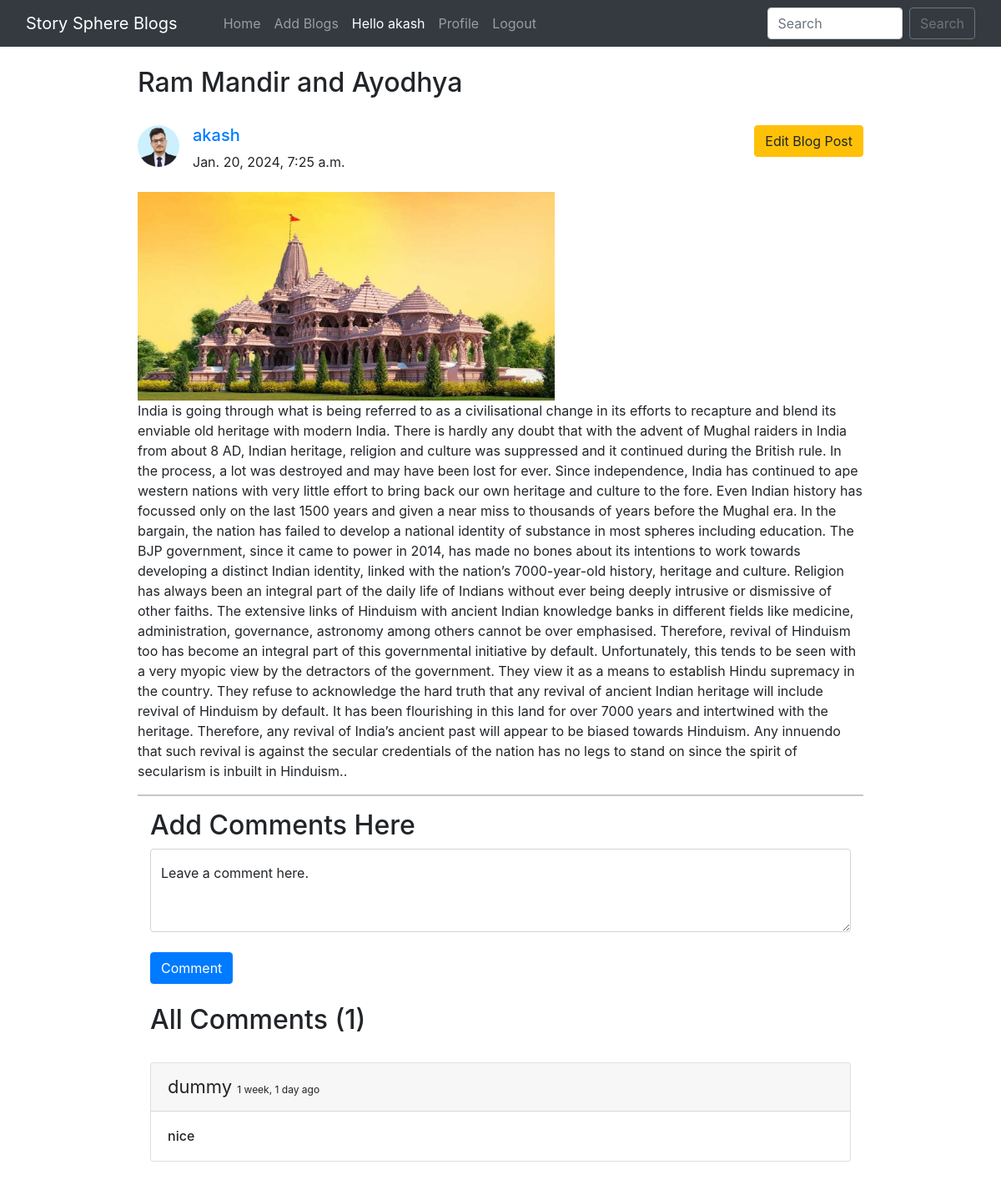
Page /blog/rammandir/ (signed in) on the committed database.
### home/models.py (models this page shows, shortened)
class BlogPost(models.Model):
    title=models.CharField(max_length=255)
    author= models.ForeignKey(User, on_delete=models.CASCADE)
    slug=models.CharField(max_length=130)
    content=models.TextField()
    image = models.ImageField(upload_to="profile_pics", blank=True, null=True)
    dateTime=models.DateTimeField(auto_now_add=True)

class Profile(models.Model):
    user = models.OneToOneField(User, on_delete=models.CASCADE, blank=True, null=True)
    image = models.ImageField(upload_to="profile_pics", blank=True, null=True)
    bio = models.TextField(blank=True, null=True)
    phone_no = models.IntegerField(blank=True, null=True)
    facebook = models.CharField(max_length=300, blank=True, null=True)
    instagram = models.CharField(max_length=300, blank=True, null=True)
    linkedin = models.CharField(max_length=300, blank=True, null=True)

class Comment(models.Model):
    user = models.ForeignKey(User, on_delete=models.CASCADE)
    content = models.TextField()
    blog = models.ForeignKey(BlogPost, on_delete=models.CASCADE)
    parent_comment = models.ForeignKey('self', on_delete=models.CASCADE, null=True, blank=True)
    dateTime=models.DateTimeField(default=now)

### home/views.py (the view)
# urls.py: path("blog/<str:slug>/", views.blogs_comments, name="blogs_comments"),
def blogs_comments(request, slug):
    post = BlogPost.objects.filter(slug=slug).first()
    comments = Comment.objects.filter(blog=post)
    if request.method=="POST":
        user = request.user
        content = request.POST.get('content','')
        blog_id =request.POST.get('blog_id','')
        comment = Comment(user = user, content = content, blog=post)
        comment.save()
    return render(request, "blog_comments.html", {'post':post, 'comments':comments})

### home/templates/blog_comments.html (shortened to what this page needs)
{% extends 'base.html' %}
{% block body %}
{% load humanize %}
<div class="container w-75 my-4">
      <h2 class="blog-post-title">{{post.title}}</h2>
      <br>
      <div class="media">
            {% if post.author.profile.image %}
            <img class="mr-3 rounded-circle" src="{{post.author.profile.image.url}}" width="50px" height="50px"
                  alt="image">
            {% endif %}
            <div class="media-body">
                  <h5 class="mt-0"><a href="/user_profile/{{post.author.id}}/">{{post.author}}
                              {% if user.is_authenticated %}
                              {% if user.id == post.author.id %}
                              <small><a href="/edit_blog_post/{{post.slug}}/" class="edit btn btn-warning">Edit Blog Post</a></small>
                              {% endif %}
                              {% endif %}
                        </a></h5>
                  {{post.dateTime}}
            </div>
      </div>
      <br>
      <img src="/media/{{post.image}}" alt="" height="250px" width="500px">
      <br>
      <p>{{post.content}}.</p>
      <hr>
      {% if user.is_authenticated %}
      <div class="container">
            <h2>Add Comments Here</h2>
            <form action="/blog/{{post.slug}}/" method="POST"> {% csrf_token %}
                  <div class="form-floating">
                        <textarea class="form-control" placeholder="Leave a comment here" id="floatingTextarea2"
                              style="height: 100px" id="content" name="content"></textarea>
                        <label for="floatingTextarea2">Leave a comment here.</label>
                        <br>
                        <button type="submit" class="btn btn-primary">Comment</button>
                  </div>
            </form>
            {% else %}
            <div class="container">
                  <h4><a href="/login/">Login</a> to post comments below.</h4>
                  {% endif %}
                  <br>
                  <h2>All Comments ({{comments.count}})</h2>
                  <br>
                  {% for comment in comments %}
                  <div class="card">
                        <div class="card-header">
                              <span style="font-size: 22px;">{{comment.user}} </span> <span
                                    style="font-size: 12px;">{{comment.dateTime | naturaltime}}</span>
                        </div>
                        <div class="card-body">
                              <h6 class="card-text">{{comment.content}}</h6>
                        </div>
                  </div>
                  <br>
                  {% endfor %}
            </div>
      </div>
      {% endblock %}

### home/templates/base.html (shortened to what this page needs)
<!doctype html>
<html lang="en">
  <head>
    <link href="//maxcdn.bootstrapcdn.com/bootstrap/4.1.1/css/bootstrap.min.css" rel="stylesheet" id="bootstrap-css">
    <link href="https://cdn.jsdelivr.net/npm/bootstrap@5.0.2/dist/css/bootstrap.min.css" rel="stylesheet">
    <link rel="stylesheet" href="https://maxcdn.bootstrapcdn.com/bootstrap/4.0.0/css/bootstrap.min.css">
  </head>
  <body>
    <nav class="navbar navbar-expand-lg navbar-dark bg-dark sticky-top">
        <div class="container-fluid">
          <a class="navbar-brand" href="#">Story Sphere Blogs</a>
          <div class="collapse navbar-collapse" id="navbarSupportedContent">
          <div class="container mx-3">
            <ul class="navbar-nav me-auto mb-2 mb-lg-0">
              <li class="nav-item">
                <a class="nav-link {% block homeactive %} {% endblock homeactive %}" aria-current="page" href="/">Home</a>
              </li>
              {% if user.is_authenticated %}
              <li class="nav-item">
                <a class="nav-link {% block add_blogs_active %} {% endblock add_blogs_active %}" href="/add_blogs/">Add Blogs</a>
              </li>
              <li class="nav-item">
                <a class="nav-link active" href="#">Hello {{request.user}}</a>
              </li>
              <li class="nav-item">
                <a class="nav-link {% block profileactive %} {% endblock profileactive %}" href="/profile/">Profile</a>
              </li>
              <li class="nav-item">
                <a class="nav-link" href="/logout/">Logout</a>
              </li>
              {% endif %}
            </ul>
            </div>
            <form class="d-flex" method="POST" action="/search/"> {% csrf_token %}
              <input class="form-control me-2" type="search" placeholder="Search" name="searched" id="searched" aria-label="Search">
              <button href="/search/" class="btn btn-outline-secondary" type="submit">Search</button>
            </form>
          </div>
        </div>
      </nav>
      {% block body %}
      {% endblock %}
</body>
</html>

### rows in the picture
BlogPost: title "Ram Mandir and Ayodhya", author.profile.image (picture), author "akash", dateTime "Jan. 20, 2024, 7:25 a.m.", image (picture), content "India is going through what is being referred to as a civilisational change in its efforts to recapture and blend its enviable old heritage with modern India. There is hardly any doubt that with the advent of Mughal raiders in India from about 8 AD, Indian heritage, religion and culture was suppressed and it continued during the British rule. In the process, a lot was destroyed and may have been lost for ever. Since independence, India has continued to ape western nations with very little effort to bring back our own heritage and culture to the fore. Even Indian history has focussed only on the last 1500 years and given a near miss to thousands of years before the Mughal era. In the…"
Comment: user "dummy", dateTime "1 week, 1 day ago", content "nice"

### other values in the picture
{{ request.user }} "akash"
{{ comments.count }} "1"
